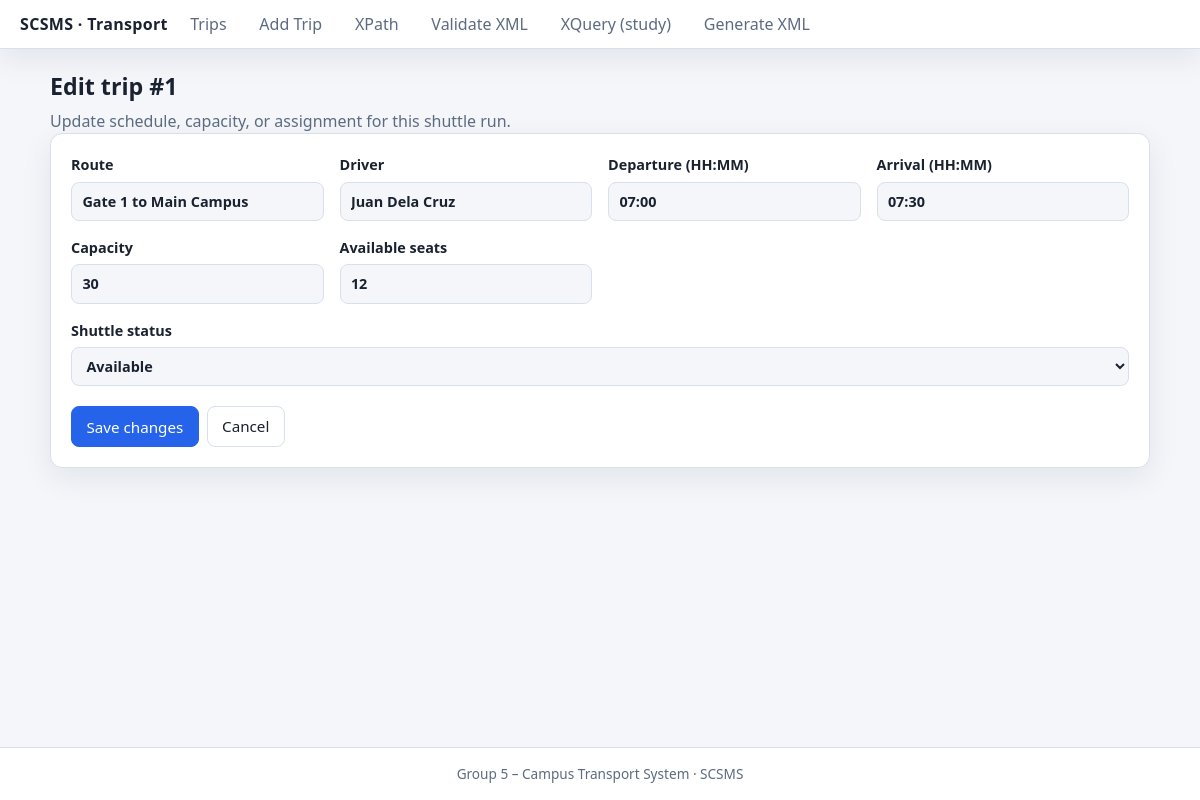
Screenshot of /php/edit_trip.php?id=1 with the database file from the repository.
### tables this page shows
CREATE TABLE transport_trips (
  id INT UNSIGNED AUTO_INCREMENT PRIMARY KEY,
  route_name VARCHAR(255) NOT NULL,
  driver_name VARCHAR(150) NOT NULL,
  departure_time TIME NOT NULL,
  arrival_time TIME NOT NULL,
  capacity SMALLINT UNSIGNED NOT NULL,
  available_seats SMALLINT UNSIGNED NOT NULL,
  shuttle_status ENUM('Available', 'Full', 'Maintenance') NOT NULL DEFAULT 'Available',
  created_at TIMESTAMP NOT NULL DEFAULT CURRENT_TIMESTAMP
);

### php/connect.php (called while the page is built, shortened)
<?php
require_once __DIR__ . '/config.php';
function db(): mysqli
{
    $mysqli = new mysqli(DB_HOST, DB_USER, DB_PASS, DB_NAME);
    $mysqli->set_charset('utf8mb4');
    return $mysqli;
}

### php/edit_trip.php (the view, shortened to what this page needs)
<?php
require_once __DIR__ . '/connect.php';
$errors = [];
$id = isset($_GET['id']) ? (int) $_GET['id'] : (isset($_POST['id']) ? (int) $_POST['id'] : 0);
$route = '';
$driver = '';
$departure = '';
$arrival = '';
$capacity = '';
$available = '';
$status = 'Available';
if ($_SERVER['REQUEST_METHOD'] === 'POST') {
    [$errors, $route, $driver, $departure, $arrival, $capacity, $available, $status] = validate_trip_inputs_edit($_POST);
    if ($errors === []) {
        $sql = 'UPDATE transport_trips SET route_name=?, driver_name=?, departure_time=?, arrival_time=?,
                capacity=?, available_seats=?, shuttle_status=? WHERE id=?';
        $stmt = db()->prepare($sql);
        $stmt->bind_param(
            'ssssiisi',
            $route,
            $driver,
            $departure,
            $arrival,
            $capacity,
            $available,
            $status,
            $id
        );
        $stmt->execute();
        if ($stmt->affected_rows >= 0) {
            $success = true;
        }
        $stmt->close();
    }
} else {
    $stmt = db()->prepare('SELECT route_name, driver_name, departure_time, arrival_time, capacity, available_seats, shuttle_status FROM transport_trips WHERE id=? LIMIT 1');
    $stmt->bind_param('i', $id);
    $stmt->execute();
    $res = $stmt->get_result()->fetch_assoc();
    $route = (string) $res['route_name'];
    $driver = (string) $res['driver_name'];
    $departure = substr((string) $res['departure_time'], 0, 5);
    $arrival = substr((string) $res['arrival_time'], 0, 5);
    $capacity = (string) $res['capacity'];
    $available = (string) $res['available_seats'];
    $status = (string) $res['shuttle_status'];
}
?>
<section class="page-head">
  <h1>Edit trip #<?php echo h((string) $id); ?></h1>
  <p class="lede">Update schedule, capacity, or assignment for this shuttle run.</p>
</section>
<form class="card-form" method="post" action="edit_trip.php?id=<?php echo h((string) $id); ?>">
  <div class="grid-2">
    <label>Route
      <input type="text" name="route_name" required maxlength="255" value="<?php echo h($route); ?>">
    </label>
    <label>Driver
      <input type="text" name="driver_name" required maxlength="150" value="<?php echo h($driver); ?>">
    </label>
    <label>Departure (HH:MM)
      <input type="text" name="departure_time" required value="<?php echo h($departure); ?>">
    </label>
    <label>Arrival (HH:MM)
      <input type="text" name="arrival_time" required value="<?php echo h($arrival); ?>">
    </label>
    <label>Capacity
      <input type="number" name="capacity" min="1" max="500" required value="<?php echo h((string) $capacity); ?>">
    </label>
    <label>Available seats
      <input type="number" name="available_seats" min="0" max="500" required value="<?php echo h((string) $available); ?>">
    </label>
    <label class="span-2">Shuttle status
      <select name="shuttle_status">
        <?php foreach (['Available', 'Full', 'Maintenance'] as $st): ?>
          <option value="<?php echo h($st); ?>"<?php echo $status === $st ? ' selected' : ''; ?>><?php echo h($st); ?></option>
        <?php endforeach; ?>
      </select>
    </label>
  </div>
  <div class="form-actions">
    <button type="submit" class="btn btn-primary">Save changes</button>
    <a class="btn btn-ghost" href="index.php">Cancel</a>
  </div>
</form>

### assets/css/style.css (style rules this page uses)
:root { color-scheme: light dark; --bg: #f4f6fa; --surface: #ffffff; --text: #1a2230; --muted: #5c6b80; --border: #d8e0ec; --accent: #2563eb; --accent-soft: rgba(37, 99, 235, 0.12); --danger: #dc2626; --ok: #16a34a; --radius: 12px; --shadow: 0 10px 30px rgba(15, 23, 42, 0.08); }
* { box-sizing: border-box; }
body { margin: 0; font-family: "Segoe UI", system-ui, -apple-system, sans-serif; background: var(--bg); color: var(--text); line-height: 1.5; min-height: 100vh; }
.page-head h1 { margin: 0 0 0.35rem; font-size: 1.45rem; }
.lede { margin: 0; color: var(--muted); max-width: 60ch; }
.btn { display: inline-flex; align-items: center; justify-content: center; gap: 0.35rem; padding: 0.5rem 0.9rem; border-radius: 8px; border: 1px solid var(--border); background: var(--surface); color: var(--text); text-decoration: none; font-size: 0.95rem; cursor: pointer; font-family: inherit; }
.btn-primary { background: var(--accent); border-color: var(--accent); color: #fff; }
.btn-ghost { background: transparent; }
.card-form, .card-panel { background: var(--surface); border: 1px solid var(--border); border-radius: var(--radius); padding: 1.25rem; box-shadow: var(--shadow); margin-bottom: 1rem; }
.card-form label { display: flex; flex-direction: column; gap: 0.35rem; font-weight: 600; font-size: 0.9rem; }
.card-form input, .card-form select { padding: 0.5rem 0.65rem; border-radius: 8px; border: 1px solid var(--border); background: var(--bg); color: var(--text); font: inherit; }
.grid-2 { display: grid; grid-template-columns: repeat(auto-fit, minmax(240px, 1fr)); gap: 1rem; }
.grid-2 .span-2 { grid-column: 1 / -1; }
.form-actions { margin-top: 1.25rem; display: flex; gap: 0.5rem; flex-wrap: wrap; }

### rows the page displays
transport_trips: route_name "Gate 1 to Main Campus", driver_name "Juan Dela Cruz", departure_time "07:00", arrival_time "07:30", capacity "30", available_seats "12"

### other values shown
$item[1] "Trips"
$item[1] "Add Trip"
$item[1] "XPath"
$item[1] "Validate XML"
$item[1] "XQuery (study)"
$item[1] "Generate XML"
$id "1"
form field shuttle_status "Available"
